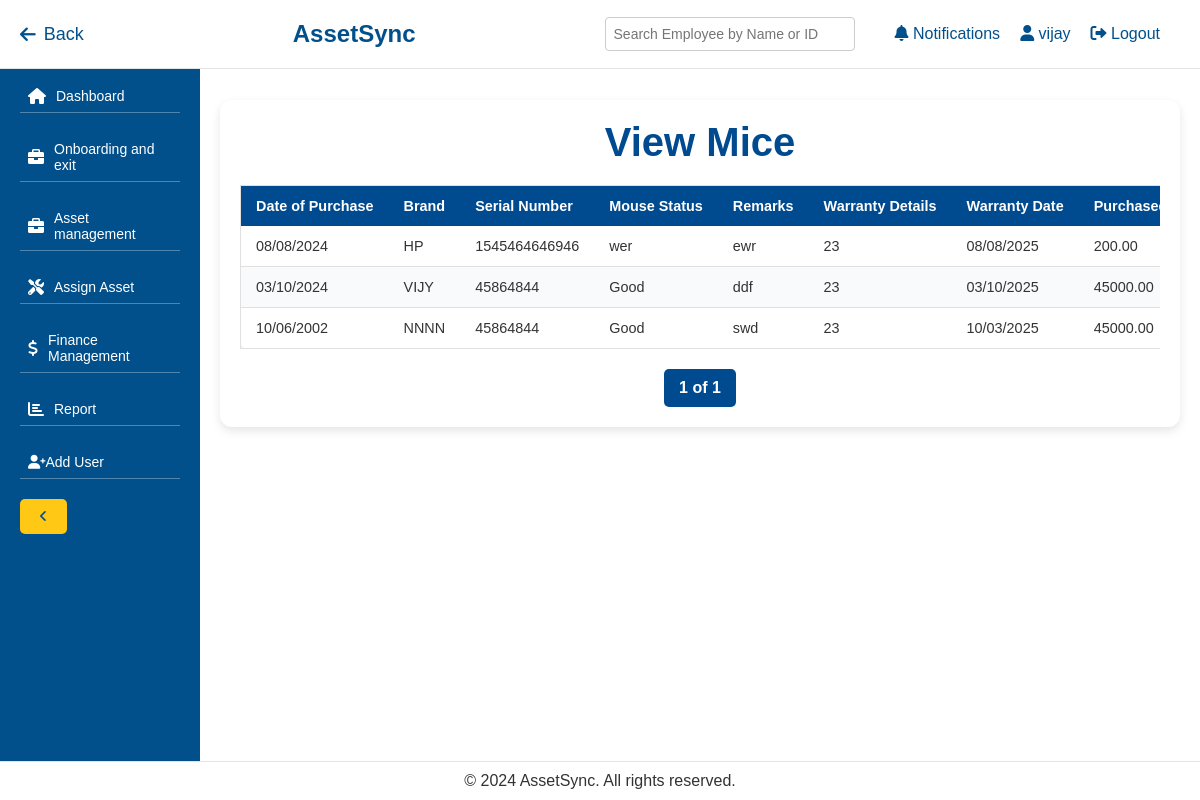
Screenshot of /view-asset/mice/ (signed in) with the database file from the repository.
### management/models.py (models this page shows, shortened)
class Mouse(models.Model):
    date_of_purchase = models.DateField()
    brand = models.CharField(max_length=100)
    serial_number = models.CharField(max_length=100)
    mouse_status = models.CharField(max_length=50)
    remarks = models.TextField(blank=True, null=True)
    warranty_details = models.CharField(max_length=255)
    warranty_date = models.DateField()
    purchased_amount = models.DecimalField(max_digits=10, decimal_places=2)
    employee = models.ForeignKey(Employee, on_delete=models.SET_NULL, null=True, blank=True, related_name='mice')

### management/views.py (the view)
# urls.py: path('view-asset/mice/', views.view_mice, name='view_mice'),
@login_required
def view_mice(request):
    mice_list = Mouse.objects.all()
    paginator = Paginator(mice_list, 10)  # Show 10 mice per page
    page_number = request.GET.get('page')
    mice = paginator.get_page(page_number)
    return render(request, 'management/view_mice.html', {'mice': mice})

### management/templates/management/view_mice.html (shortened to what this page needs)
{% extends 'management/base.html' %}
{% block content %}
<div class="container">
    <h2>View Mice</h2>
    <div class="table-container">
        <table>
            <thead>
                <tr>
                    <th>Date of Purchase</th>
                    <th>Brand</th>
                    <th>Serial Number</th>
                    <th>Mouse Status</th>
                    <th>Remarks</th>
                    <th>Warranty Details</th>
                    <th>Warranty Date</th>
                    <th>Purchased Amount</th>
                </tr>
            </thead>
            <tbody>
                {% for mouse in mice %}
                <tr>
                    <td>{{ mouse.date_of_purchase|date:"d/m/Y" }}</td>
                    <td>{{ mouse.brand }}</td>
                    <td>{{ mouse.serial_number }}</td>
                    <td>{{ mouse.mouse_status }}</td>
                    <td>{{ mouse.remarks }}</td>
                    <td>{{ mouse.warranty_details }}</td>
                    <td>{{ mouse.warranty_date|date:"d/m/Y" }}</td>
                    <td>{{ mouse.purchased_amount }}</td>
                </tr>
                {% empty %}
                <tr>
                    <td colspan="9">No mice found.</td>
                </tr>
                {% endfor %}
            </tbody>
        </table>
    </div>
    <div class="pagination">
        <span class="current">{{ mice.number }} of {{ mice.paginator.num_pages }}</span>
    </div>
</div>
{% endblock %}

### management/templates/management/base.html (shortened to what this page needs)
{% load static %}
<!DOCTYPE html>
<html lang="en">
<head>
    <link rel="stylesheet" href="https://cdnjs.cloudflare.com/ajax/libs/font-awesome/6.0.0-beta3/css/all.min.css">
</head>
<body>
    <header>
        <a href="javascript:history.back()" class="back-btn"><i class="fas fa-arrow-left"></i> Back</a>
        <h1>AssetSync</h1>
        <div class="user-options">
            <div class="search-box">
                <input type="text" id="employeeSearch" placeholder="Search Employee by Name or ID" oninput="searchEmployee()">
            </div>
            <a href="#"><i class="fas fa-bell"></i> Notifications</a>
            <a href="#"><i class="fas fa-user"></i> {{ request.user.username }}</a>
            <form id="logout-form" action="{% url 'logout' %}" method="post" style="display:inline;">
                <button type="submit" class="btn" style="background:none; border:none; color: var(--primary-color); font-size: 16px; cursor: pointer;">
                    <i class="fas fa-sign-out-alt"></i> Logout
                </button>
            </form>
        </div>
    </header>
    <aside id="sidebar">
        <nav>
            <ul>
                <li class="{% if request.resolver_match.url_name == 'dashboard' %}active{% endif %}">
                    <a href="{% url 'dashboard' %}"><i class="fas fa-home icon"></i> <span class="text">Dashboard</span></a>
                </li>
                <li>
                    <a href="#" onclick="toggleDropdown(event)"><i class="fas fa-briefcase icon"></i> <span class="text">Onboarding and exit</span></a>
                </li>
                <li>
                    <a href="#" onclick="toggleDropdown(event)"><i class="fas fa-briefcase icon"></i> <span class="text">Asset management</span></a>
                </li>
                <li><a href="{% url 'assign_asset' %}"><i class="fas fa-tools icon"></i> <span class="text">Assign Asset</span></a></li>
                <li><a href="{% url 'finance_module' %}"><i class="fas fa-dollar-sign icon"></i> <span class="text">Finance Management</span></a></li>
                <li><a href="{% url 'report' %}"><i class="fas fa-chart-bar icon"></i> <span class="text">Report</span></a></li>
                <li><a href="{% url 'add_user' %}"><i class="fas fa-user-plus"></i> Add User</a></li>
            </ul>
        </nav>
        <button class="toggle-btn" onclick="toggleSidebar()"><i class="fas fa-angle-left"></i></button>
    </aside>
    <main>
        {% block content %}{% endblock %}
    </main>
    <footer>
        <p>&copy; 2024 AssetSync. All rights reserved.</p>
    </footer>
</body>
</html>

### management/templates/management/base.html (style rules this page uses)
:root { --primary-color: #01508c; --secondary-color: #ffc814; --light-blue-color: #e9f7ff; --white-color: #ffffff; --text-color: #333333; --line-color: rgba(255, 255, 255, 0.3); --collapsed-width: 50px; --expanded-width: 200px; --dropdown-bg-color: #ffffff; --dropdown-hover-bg-color: #f1f1f1; --dropdown-border-color: #e0e0e0; }
* { margin: 0; padding: 0; box-sizing: border-box; }
body { font-family: Arial, sans-serif; background-color: var(--light-blue-color); color: var(--text-color); }
header { position: fixed; top: 0; left: 0; width: 100%; background-color: var(--white-color); border-bottom: 1px solid #e2e5e8; padding: 15px 20px; display: flex; justify-content: space-between; align-items: center; z-index: 1000; }
header h1 { color: var(--primary-color); font-size: 24px; }
header .user-options { display: flex; align-items: center; }
header .user-options a { color: var(--primary-color); margin-left: 20px; text-decoration: none; font-size: 16px; transition: color 0.3s; }
.search-box { position: relative; margin-right: 20px; }
.search-box input[type="text"] { padding: 8px; font-size: 14px; width: 250px; border-radius: 4px; border: 1px solid #ccc; }
.back-btn { font-size: 18px; margin-right: 20px; cursor: pointer; color: var(--primary-color); text-decoration: none; display: flex; align-items: center; }
.back-btn i { margin-right: 8px; }
aside { position: fixed; top: 60px; bottom: 0; left: 0; width: var(--expanded-width); background-color: var(--primary-color); color: var(--white-color); padding: 20px; overflow-y: auto; transition: width 0.3s ease; z-index: 999; }
aside nav ul { list-style-type: none; }
aside nav ul li { margin-bottom: 20px; position: relative; }
aside nav ul li a { color: var(--white-color); text-decoration: none; display: flex; align-items: center; padding: 8px; font-size: 14px; background-color: var(--primary-color); border-bottom: 1px solid var(--line-color); transition: background-color 0.3s, color 0.3s; }
aside nav ul li a .icon { margin-right: 10px; font-size: 16px; }
main { margin-left: var(--expanded-width); padding: 80px 20px; min-height: 100vh; background-color: var(--white-color); transition: margin-left 0.3s ease; }
footer { position: fixed; bottom: 0; left: 0; width: 100%; background-color: var(--white-color); border-top: 1px solid #e2e5e8; color: var(--text-color); text-align: center; padding: 10px 0; z-index: 1000; }
button, .btn { background-color: var(--secondary-color); color: var(--primary-color); border: none; padding: 10px 20px; border-radius: 5px; cursor: pointer; transition: background-color 0.3s, color 0.3s; }
aside { overflow-y: auto; }

### management/templates/management/view_mice.html (style rules this page uses)
body { font-family: 'Poppins', sans-serif; background-color: #f0f2f5; }
.container { max-width: 100%; margin: 20px auto; padding: 20px; background-color: #ffffff; border-radius: 12px; box-shadow: 0 4px 10px rgba(0, 0, 0, 0.1); }
h2 { font-size: 2.5rem; color: #004a8f; font-weight: 700; text-align: center; margin-bottom: 20px; }
.table-container { overflow-x: auto; margin-bottom: 20px; }
table { width: 100%; border-collapse: collapse; background-color: #ffffff; table-layout: auto; border: 1px solid #e0e0e0; border-radius: 8px; box-shadow: 0 2px 6px rgba(0, 0, 0, 0.1); }
th, td { padding: 12px 15px; text-align: left; font-size: 0.9rem; white-space: nowrap; }
th { background-color: #004a8f; color: #ffffff; font-weight: bold; }
td { color: #333; border-bottom: 1px solid #e0e0e0; }
tbody tr:nth-child(even) { background-color: #f8fafc; }
.pagination { display: flex; justify-content: center; margin-top: 20px; }
.pagination .current { background-color: #004a8f; color: #ffffff; font-weight: bold; padding: 10px 15px; margin: 0 5px; border-radius: 5px; }

### rows the page displays
Mouse: date_of_purchase "08/08/2024", brand "HP", serial_number "1545464646946", mouse_status "wer", remarks "ewr", warranty_details "23", warranty_date "08/08/2025", purchased_amount "200.00"
Mouse: date_of_purchase "03/10/2024", brand "VIJY", serial_number "45864844", mouse_status "Good", remarks "ddf", warranty_details "23", warranty_date "03/10/2025", purchased_amount "45000.00"
Mouse: date_of_purchase "10/06/2002", brand "NNNN", serial_number "45864844", mouse_status "Good", remarks "swd", warranty_details "23", warranty_date "10/03/2025", purchased_amount "45000.00"

### other values shown
{{ request.user.username }} "vijay"
{{ mice.number }} "1"
{{ mice.paginator.num_pages }} "1"
